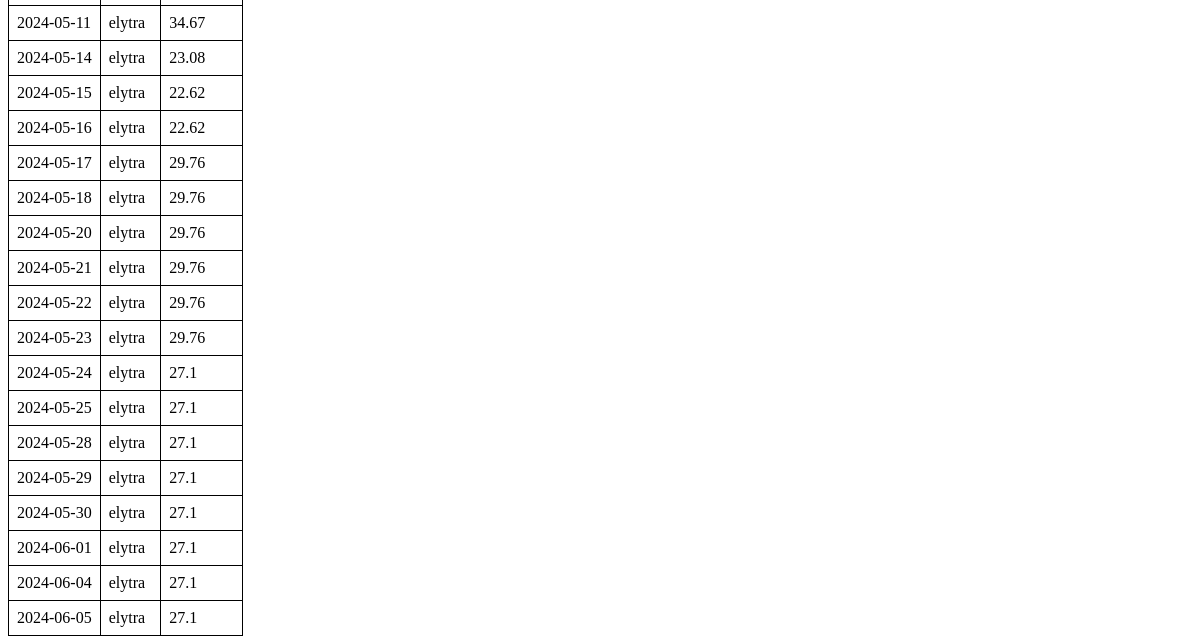
/prices (lower part), run on an earlier commit of the app's database.
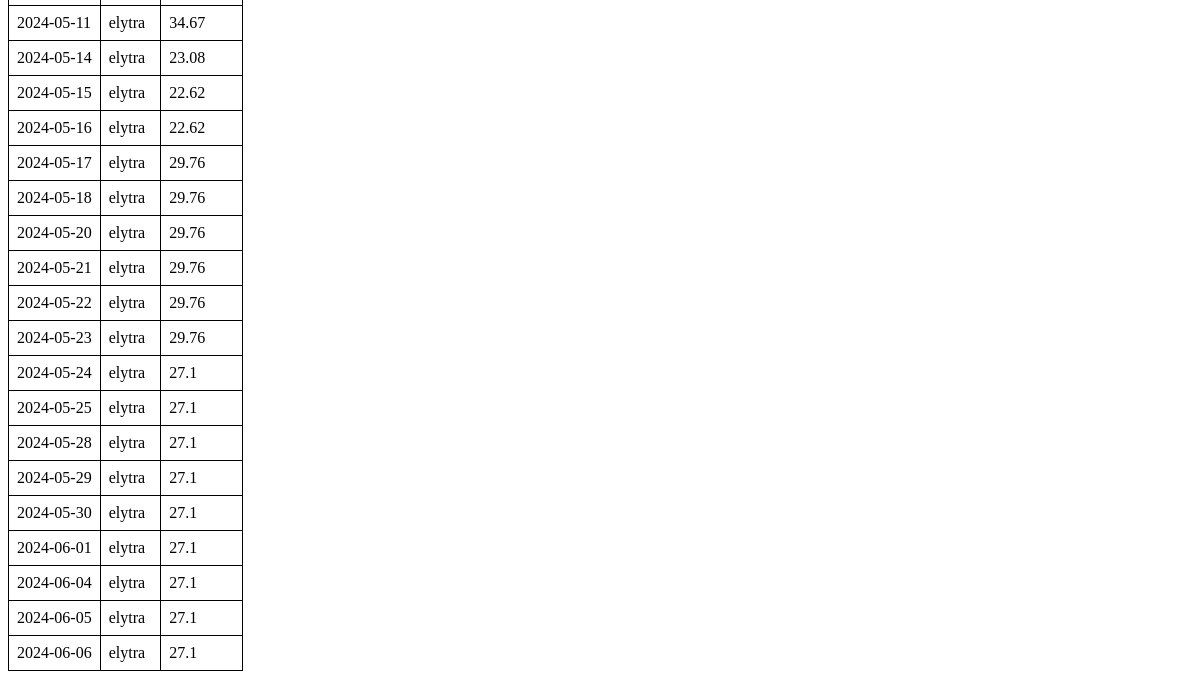
And on a later commit of the database.
### tables this page shows
CREATE TABLE elytra_prices (
    id INTEGER PRIMARY KEY AUTOINCREMENT,
    elytra TEXT NOT NULL,
    sell_price INTEGER NOT NULL,
    date TEXT NOT NULL
);

### Own_Elytra_API.py (the view)
@app.route('/prices', methods=['GET'])
def prices():
    conn = get_db_connection()
    prices = conn.execute('SELECT * FROM elytra_prices').fetchall()  # Fetch data from elytra_prices table
    conn.close()
    return render_template('prices.html', prices=[dict(ix) for ix in prices])

### Own_Elytra_API.py (called while the page is built)
def get_db_connection():
    conn = sqlite3.connect('elytra_prices.db')
    conn.row_factory = sqlite3.Row
    return conn

### templates/prices.html (shortened to what this page needs)
<!DOCTYPE html>
<html>
<head>
</head>
<body>
    <table>
        {% for price in prices %}
            <tr>
                <td>{{ price.date }}</td>
                <td>{{ price.elytra }}</td>
                <td>{{ price.sell_price }}</td>
            </tr>
        {% endfor %}
    </table>
</body>
</html>

### templates/prices.html (style rules this page uses)
table, th, td { border: 1px solid black; border-collapse: collapse; }

What changed in the data, as far as the page shows it:
added elytra_prices: date "2024-06-06", elytra "elytra", sell_price "27.1"
